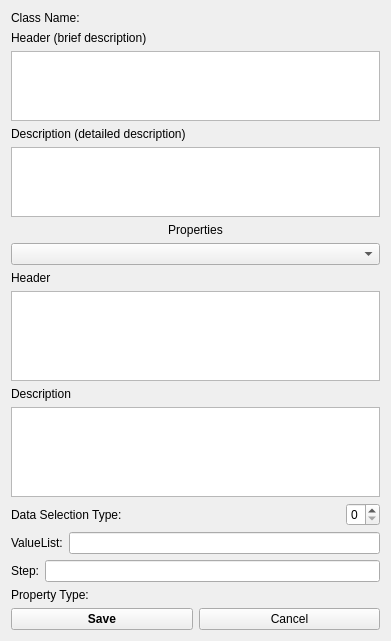
<?xml version="1.0" encoding="UTF-8"?>
<ui version="4.0">
 <class>UClassDescriptionDisplay</class>
 <widget class="QWidget" name="UClassDescriptionDisplay">
  <property name="geometry">
   <rect>
    <x>0</x>
    <y>0</y>
    <width>391</width>
    <height>641</height>
   </rect>
  </property>
  <property name="windowTitle">
   <string>Dialog</string>
  </property>
  <layout class="QVBoxLayout" name="verticalLayout" stretch="0,0,1,0,4,0,0,0,0,0,0,0,0,0,0,0">
   <item>
    <widget class="QLabel" name="labelClassName">
     <property name="text">
      <string>Class Name:</string>
     </property>
    </widget>
   </item>
   <item>
    <widget class="QLabel" name="labelHeader">
     <property name="text">
      <string>Header (brief description)</string>
     </property>
    </widget>
   </item>
   <item>
    <widget class="QTextEdit" name="textEditHeader"/>
   </item>
   <item>
    <widget class="QLabel" name="labelDescription">
     <property name="text">
      <string>Description (detailed description)</string>
     </property>
    </widget>
   </item>
   <item>
    <widget class="QTextEdit" name="textEditDescription"/>
   </item>
   <item>
    <widget class="QLabel" name="labelProperties">
     <property name="text">
      <string>Properties</string>
     </property>
     <property name="alignment">
      <set>Qt::AlignCenter</set>
     </property>
    </widget>
   </item>
   <item>
    <widget class="QComboBox" name="comboBoxProperties"/>
   </item>
   <item>
    <widget class="QLabel" name="labelHeaderProp">
     <property name="text">
      <string>Header</string>
     </property>
    </widget>
   </item>
   <item>
    <widget class="QTextEdit" name="textEditHeaderProp"/>
   </item>
   <item>
    <widget class="QLabel" name="labelDescriptionProp">
     <property name="text">
      <string>Description</string>
     </property>
    </widget>
   </item>
   <item>
    <widget class="QTextEdit" name="textEditDescProp"/>
   </item>
   <item>
    <layout class="QHBoxLayout" name="horizontalLayoutDataSelType" stretch="0,1,0">
     <item>
      <widget class="QLabel" name="labelDataSelecType">
       <property name="text">
        <string>Data Selection Type: </string>
       </property>
      </widget>
     </item>
     <item>
      <widget class="QLabel" name="labelDataSelecTypeDesc">
       <property name="text">
        <string/>
       </property>
      </widget>
     </item>
     <item>
      <widget class="QSpinBox" name="spinBoxDataSelecType">
       <property name="maximum">
        <number>4</number>
       </property>
      </widget>
     </item>
    </layout>
   </item>
   <item>
    <layout class="QHBoxLayout" name="horizontalLayoutValueList">
     <item>
      <widget class="QLabel" name="labelValList">
       <property name="text">
        <string>ValueList:</string>
       </property>
      </widget>
     </item>
     <item>
      <widget class="QLineEdit" name="lineEditValList"/>
     </item>
    </layout>
   </item>
   <item>
    <layout class="QHBoxLayout" name="horizontalLayoutStep">
     <item>
      <widget class="QLabel" name="labelStep">
       <property name="text">
        <string>Step:</string>
       </property>
      </widget>
     </item>
     <item>
      <widget class="QLineEdit" name="lineEditStep"/>
     </item>
    </layout>
   </item>
   <item>
    <widget class="QLabel" name="labelPropType">
     <property name="text">
      <string>Property Type: </string>
     </property>
    </widget>
   </item>
   <item>
    <layout class="QHBoxLayout" name="horizontalLayout">
     <item>
      <widget class="QPushButton" name="pushButtonSave">
       <property name="styleSheet">
        <string notr="true">font-weight: bold;</string>
       </property>
       <property name="text">
        <string>Save</string>
       </property>
       <property name="iconSize">
        <size>
         <width>16</width>
         <height>16</height>
        </size>
       </property>
       <property name="checkable">
        <bool>false</bool>
       </property>
       <property name="flat">
        <bool>false</bool>
       </property>
      </widget>
     </item>
     <item>
      <widget class="QPushButton" name="pushButtonCancel">
       <property name="text">
        <string>Cancel</string>
       </property>
      </widget>
     </item>
    </layout>
   </item>
  </layout>
 </widget>
 <resources/>
 <connections/>
</ui>
